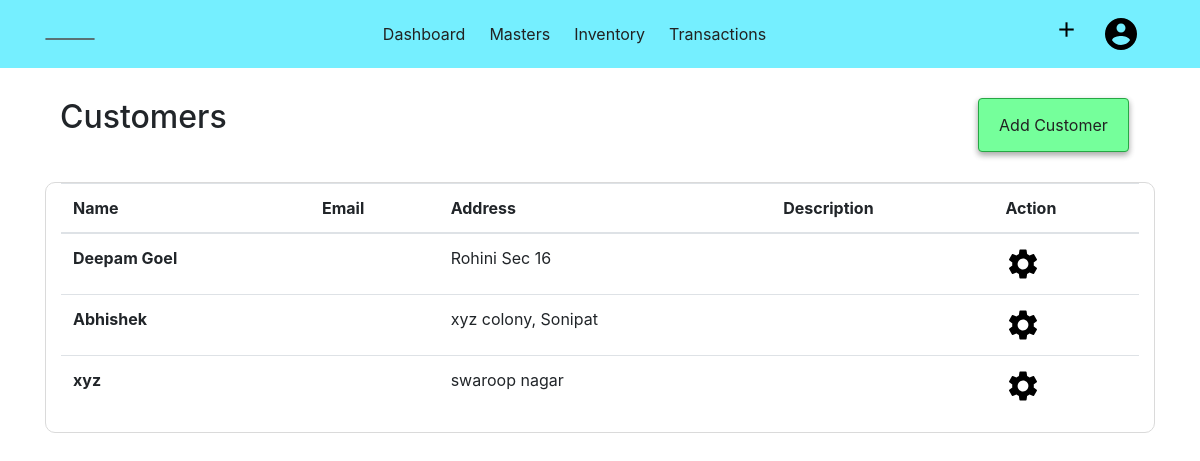
The page /customer (signed in) on the database as committed earlier.
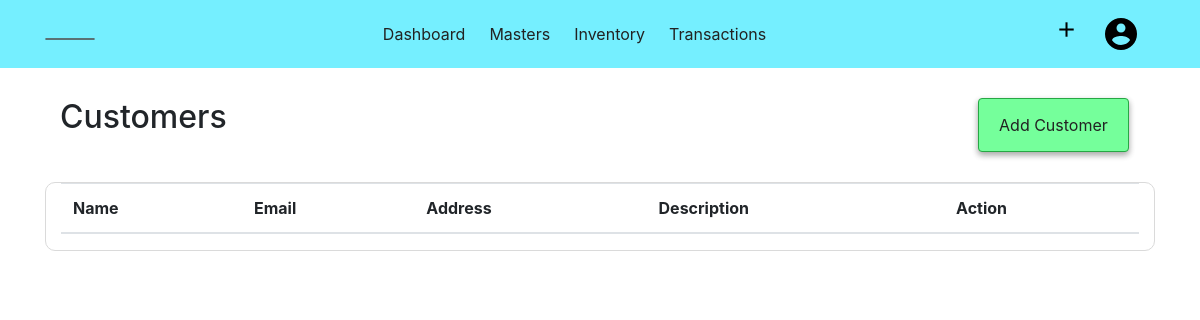
The same page on the database as committed later.
### acsystem/models.py (models this page shows, shortened)
class Customer(db.Model):
    id = db.Column(db.Integer, primary_key=True)
    name = db.Column(db.String(40), nullable=False)
    first = db.Column(db.String(40))
    last = db.Column(db.String(40))
    mailingname = db.Column(db.String(40))
    address = db.Column(db.String(100))
    country = db.Column(db.String(30))
    state = db.Column(db.String(30))
    pin = db.Column(db.Integer)
    email = db.Column(db.String(50))
    phoneno = db.Column(db.Integer)
    gstno = db.Column(db.Integer)
    openingbalance = db.Column(db.Integer, default=0, nullable=False)
    currentbalance = db.Column(db.Integer, default=0, nullable=False)
    description = db.Column(db.Text)
    company_id = db.Column(db.Integer, db.ForeignKey('company.id', ondelete="CASCADE"), nullable=False)

### acsystem/customer/routes.py (the view)
@customers.route('/customer')
@login_required
def customerlist():
    if current_user.activecompany == 0:
        flash(f"No Company is Activated! ","warning")
        return redirect(url_for('company.companies'))
    customers = Customer.query.filter_by(company_id = current_user.activecompany).all()
    return render_template('customertemplate/customerlist.html', title='Customers', customers=customers)

### acsystem/models.py (called while the page is built)
@login_manager.user_loader
def load_user(user_id):
    return User.query.get(int(user_id))

### acsystem/templates/customertemplate/customerlist.html
{% extends "layout.html"%}
{% block content %}
<div class="container">
    <div class="container-fluid">
        <h2 class="float-left">Customers</h2>
        <ul class="nav justify-content-end">
            <li class="btn btn-success">
                <a class="nav-link" href="{{ url_for('customers.addcustomer') }}">Add Customer</a>
            </li>
        </ul>
    </div>
    <div class="container-fluid" style="border:1px solid rgb(218, 218, 218); border-radius:10px;">
        <table class="table table-hover">
            <thead>
                <tr>
                    <th scope="col">Name</th>
                    <th scope="col">Email</th>
                    <th scope="col">Address</th>
                    <th scope="col">Description</th>
                    <th scope="col">Action</th>
                </tr>
            </thead>
            <tbody>
                {% for customer in customers %}
                <tr>
                    <th scope="row">{{customer.name }}</th>
                    <td>{{ customer.email }}</td>
                    <td>{{ customer.address }}</td>
                    <td>{{ customer.description }}</td>
                    <td>
                        <a href="{{ url_for('customers.showcustomer', customer_id = customer.id) }}">
                        <img src="{{ url_for('static',filename='images/setting.png') }}" alt="Setting">
                        </a>
                    </td>
                {% endfor %}
            </tbody>
        </table>
    </div>
</div>
{% endblock content %}

### acsystem/templates/layout.html (shortened to what this page needs)
{% extends "header.html" %}
{% block body %}
<nav class="navbar navbar-expand-lg">
    <div class="container">
        <ul class="navbar-nav">
            <li>
                {% if activecomp %}
                <a class="navbar-brand" href="{{ url_for('company.companies') }}">{{ activecomp.companyname }} </a>
                {% else %}
                <a class="navbar-brand" href="{{ url_for('company.companies') }}">Select Company </a>
                {% endif %}
            </li>
        </ul>
        <ul class="navbar-nav">
            <li class="nav-item">
                <a class="nav-link" href="{{ url_for('users.dashboard')}}">Dashboard</a>
            </li>
            <li class="nav-item dropdown">
                <a class="nav-link dropdown-toggle" href="#" id="drop1" data-toggle="dropdown">
                    Masters
                </a>
            </li>
            <li class="nav-item dropdown">
                <a class="nav-link dropdown-toggle" href="#" id="drop2" data-toggle="dropdown">
                    Inventory
                </a>
            </li>
            <li class="nav-item dropdown">
                <a class="nav-link dropdown-toggle" href="#" id="drop2" data-toggle="dropdown">
                    Transactions
                </a>
            </li>
        </ul>
        <ul class="navbar-nav">
            <li class="nav-item dropdown">
                <a class="nav-link dropdown-toggle" href="#" id="dropadd" data-toggle="dropdown">
                    <img src="{{url_for('static', filename='images/add.png')}}" alt="+" width="25px;"></a>
            </li>
            <li class="nav-item dropdown">
                <a class="nav-link dropdown-toggle" href="#" id="dropaccount" data-toggle="dropdown">
                    <img src="{{ url_for('static', filename='images/user.png')}}" alt="Account">
                </a>
            </li>
        </ul>
    </div>
</nav>
    {% block content%} {% endblock %}
{% endblock %}

### acsystem/templates/header.html (shortened to what this page needs)
<!DOCTYPE html>
<html lang="en">
<head>
    <link rel="stylesheet" href="{{url_for('static', filename='bootstrap.css')}}">
    <link rel="stylesheet" href="{{url_for('static', filename='main.css')}}">
    <link rel="stylesheet" href="{{url_for('static', filename='style.css')}}">
    <link rel="stylesheet" href="https:/cdnjs.cloudflare.com/ajax/libs/toastr.js/latest/toastr.min.css">
</head>
<body>
        {% block body%} {% endblock %}
</body>
</html>

### acsystem/static/main.css (style rules this page uses)
a { color: rgb(34, 34, 34) !important; }

### acsystem/static/style.css (style rules this page uses)
.btn { -webkit-box-shadow: 0 3px 6px rgba(0, 0, 0, 0.16), 0 3px 6px rgba(0, 0, 0, 0.23); box-shadow: 0 3px 6px rgba(0, 0, 0, 0.16), 0 3px 6px rgba(0, 0, 0, 0.23); }
.dropdown ::after { display: none !important; }
.navbar-brand { color: rgba(0, 0, 0, 0.822); border: 1px solid rgba(83, 83, 83, 0.8); border-radius: 30px; padding: 0 1.5rem; }
.nav-item { display: block; padding-right: .5rem; }
.navbar-nav { -webkit-box-orient: horizontal !important; -webkit-box-direction: normal !important; -ms-flex-direction: row !important; flex-direction: row !important; }
.nav-link { color: rgba(12, 12, 12, 0.76); padding: .5rem !important; }
.navbar { background-color: #75efff; }
.btn { margin: 0 .7rem; }
.btn-success { background-color: #75ff9b !important; }
.container-fluid { margin-top: 30px !important; }

Rows that differ between the two databases and show on the page:
no longer on this page (row edited): Customer: name "Deepam Goel", address "Rohini Sec 16"
no longer on this page (row edited): Customer: name "Abhishek", address "xyz colony, Sonipat"
no longer on this page (row unchanged): Customer: name "xyz", address "swaroop nagar"
